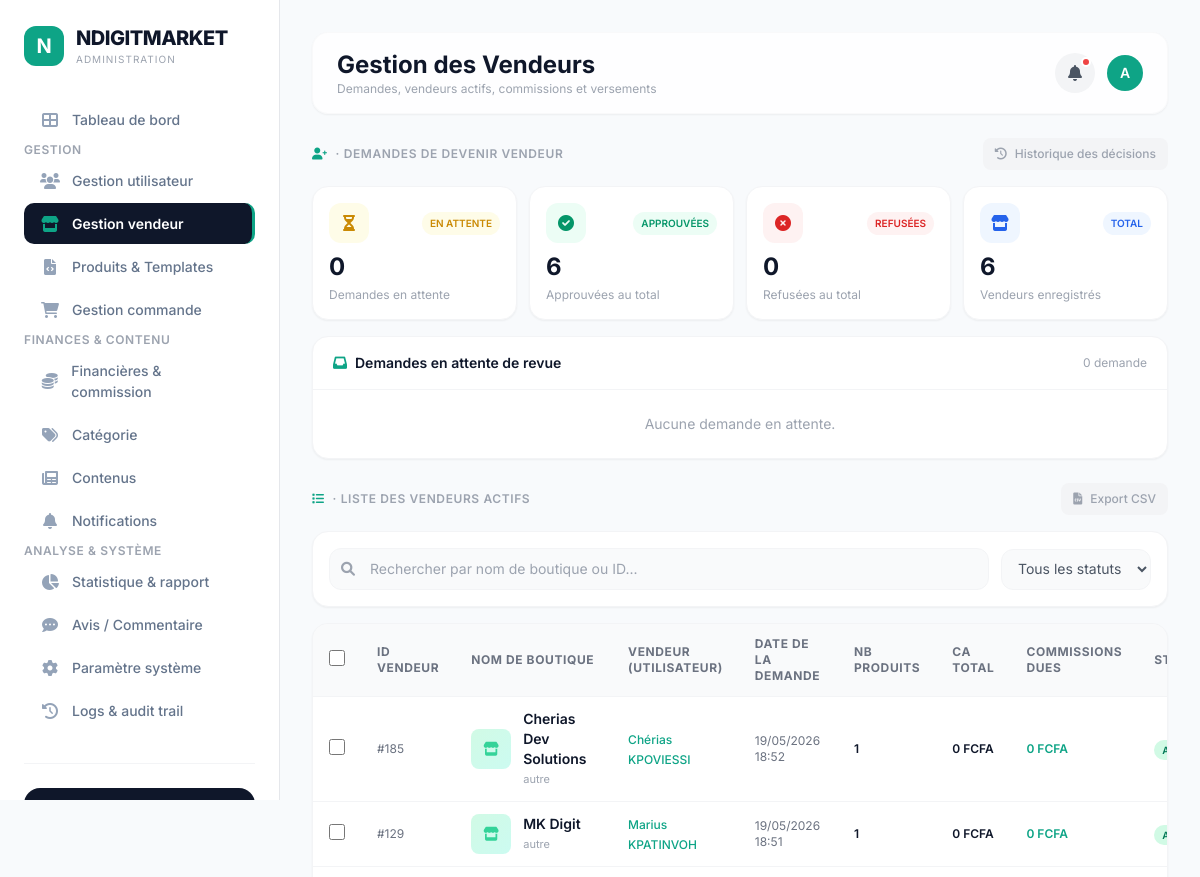
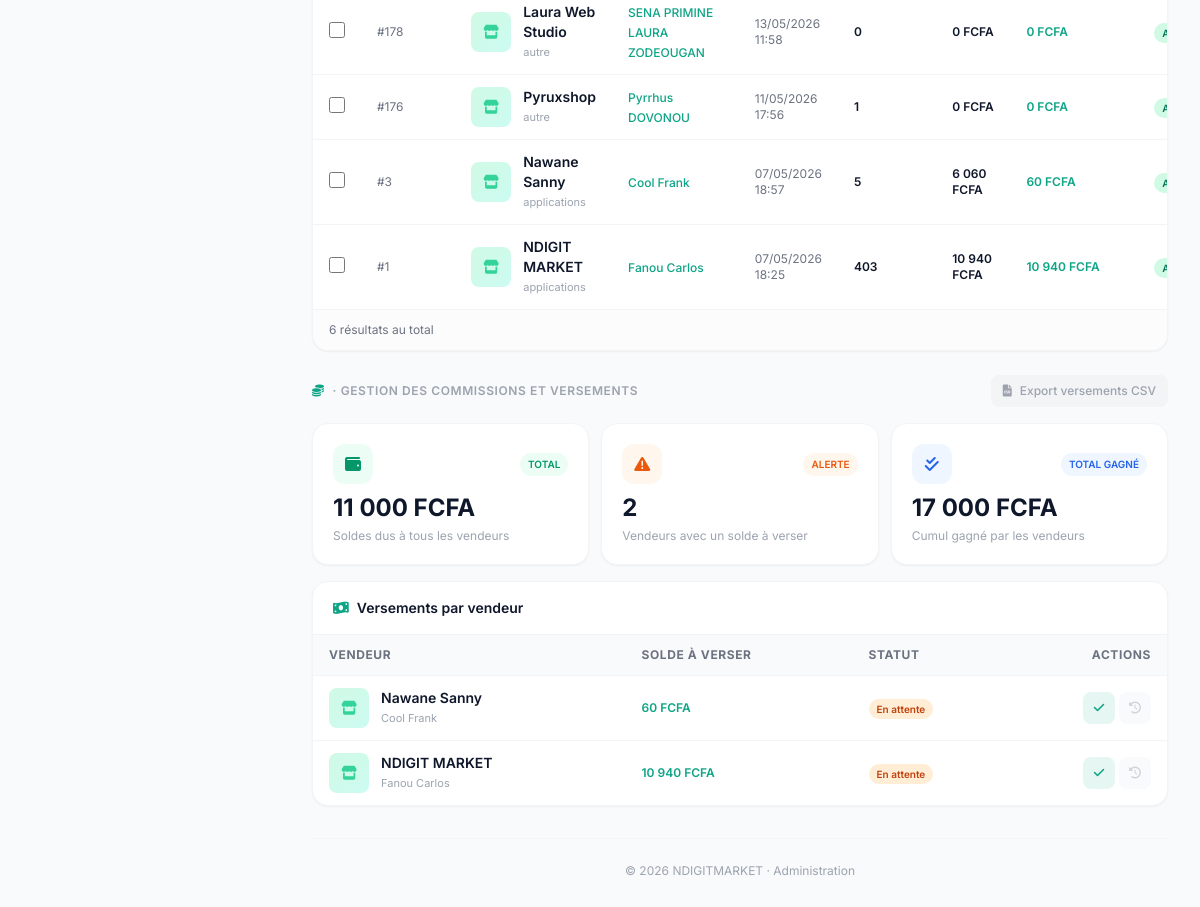
/index.php?route=admin/gestion-vendeur (signed in), run on the app's committed database (2 pictures, top to bottom).
### tables this page shows
CREATE TABLE `demandes_vendeur` (
  `id` int(11) NOT NULL,
  `id_uti` int(11) NOT NULL,
  `nom_boutique` varchar(255) NOT NULL,
  `description` text NOT NULL,
  `categorie` varchar(100) NOT NULL,
  `telephone` varchar(30) NOT NULL,
  `image_boutique` varchar(255) DEFAULT NULL,
  `adresse` varchar(255) DEFAULT NULL,
  `pays` varchar(50) DEFAULT 'Bénin',
  `statut` enum('en_attente','acceptee','refusee') NOT NULL DEFAULT 'en_attente',
  `date_demande` datetime NOT NULL
);

### App/Views/admin/gestion-vendeur.php (the view, shortened to what the rows shown need)
<!DOCTYPE html>
<html lang="fr">
<head>
    <script src="https://cdn.tailwindcss.com"></script>
    <link rel="stylesheet" href="../assets/CSS/app.css">
    <link rel="stylesheet" href="https://cdnjs.cloudflare.com/ajax/libs/font-awesome/6.0.0-beta3/css/all.min.css" />
</head>
<body>
    <?php
    require_once __DIR__ . '/../components/sidebar.php';
    ?>
    <main class="md:ml-[280px] min-h-screen p-4 md:p-8 transition-all">
        <header class="flex items-center justify-between mb-6 bg-white/80 backdrop-blur-sm sticky top-0 z-30 py-4 px-4 md:px-6 rounded-2xl shadow-sm border border-gray-100/50">
            <div class="flex items-center gap-4">
                <div>
                    <h2 class="text-xl md:text-2xl font-bold text-[#0F172A]">Gestion des Vendeurs</h2>
                </div>
            </div>
        </header>
        <section class="mb-6">
            <div class="bg-white rounded-2xl border border-gray-100 shadow-sm overflow-hidden" data-paginate data-page-size="25">
                <div class="overflow-x-auto">
                    <table class="w-full text-sm">
                        <thead class="bg-gray-50 border-b border-gray-100">
                            <tr class="text-left text-xs font-semibold text-gray-500 uppercase tracking-wider">
                                <th class="px-4 py-3 w-10"><input type="checkbox" data-bulk-master class="w-4 h-4 rounded border-gray-300"></th>
                                <th class="px-4 py-3">ID Vendeur</th>
                                <th class="px-4 py-3">Nom de boutique</th>
                                <th class="px-4 py-3">Vendeur (utilisateur)</th>
                                <th class="px-4 py-3">Date de la demande</th>
                                <th class="px-4 py-3">Nb produits</th>
                                <th class="px-4 py-3">CA total</th>
                                <th class="px-4 py-3">Commissions dues</th>
                                <th class="px-4 py-3">Statut</th>
                            </tr>
                        </thead>
                        <tbody class="divide-y divide-gray-100">
                            <?php if (empty($vendors)): ?>
                            <tr><td colspan="10" class="px-4 py-6 text-center text-sm text-gray-400">Aucun vendeur enregistré.</td></tr>
                            <?php else: foreach ($vendors as $v): ?>
                            <tr class="hover:bg-gray-50/50 transition">
                                <td class="px-4 py-3"><input type="checkbox" data-bulk-checkbox class="w-4 h-4 rounded border-gray-300" value="<?= (int) $v['id'] ?>"></td>
                                <td class="px-4 py-3 text-xs text-gray-500">#<?= (int) $v['id_uti'] ?></td>
                                <td class="px-4 py-3">
                                    <div class="flex items-center gap-3">
                                        <div class="w-10 h-10 bg-gradient-to-br from-emerald-100 to-teal-100 rounded-lg flex items-center justify-center flex-shrink-0">
                                            <i class="fas fa-store text-emerald-400"></i>
                                        </div>
                                        <div>
                                            <p class="font-semibold text-[#0F172A] text-sm"><?= htmlspecialchars($v['nom_boutique'] ?? 'N/A') ?></p>
                                            <p class="text-[11px] text-gray-400"><?= htmlspecialchars($v['categorie'] ?? '') ?></p>
                                        </div>
                                    </div>
                                </td>
                                <td class="px-4 py-3">
                                    <a href="mailto:<?= htmlspecialchars($v['email'] ?? '') ?>" class="text-xs text-[#0EA486] hover:underline font-medium"><?= htmlspecialchars($v['full_name']) ?></a>
                                </td>
                                <td class="px-4 py-3 text-xs text-gray-500"><?= htmlspecialchars($v['date_formatted']) ?></td>
                                <td class="px-4 py-3 text-xs font-semibold text-[#0F172A]"><?= (int) $v['nb_produits'] ?></td>
                                <td class="px-4 py-3 text-xs font-semibold text-[#0F172A]"><?= htmlspecialchars($v['total_gagne_formatted']) ?></td>
                                <td class="px-4 py-3 text-xs font-semibold text-[#0EA486]"><?= htmlspecialchars($v['solde_formatted']) ?></td>
                                <td class="px-4 py-3">
                                    <?php $vColor = ['success' => 'emerald', 'warning' => 'yellow', 'danger' => 'red', 'secondary' => 'gray'][$v['statut_class']] ?? 'gray'; ?>
                                    <span class="text-[10px] font-semibold text-<?= $vColor ?>-700 bg-<?= $vColor ?>-100 px-2 py-1 rounded-full"><?= htmlspecialchars($v['statut_label']) ?></span>
                                </td>
                            </tr>
                            <?php endforeach; endif; ?>
                        </tbody>
                    </table>
                </div>
            </div>
        </section>
        <section class="mb-8">
            <?php
                $vendorsWithBalance = array_filter($vendors, fn($v) => (float) $v['solde_portefeuille'] > 0);
            ?>
            <div class="bg-white rounded-2xl border border-gray-100 shadow-sm overflow-hidden">
                <div class="overflow-x-auto">
                    <table class="w-full text-sm">
                        <thead class="bg-gray-50 border-b border-gray-100">
                            <tr class="text-left text-xs font-semibold text-gray-500 uppercase tracking-wider">
                                <th class="px-4 py-3">Vendeur</th>
                                <th class="px-4 py-3">Solde à verser</th>
                                <th class="px-4 py-3">Statut</th>
                                <th class="px-4 py-3 text-right">Actions</th>
                            </tr>
                        </thead>
                        <tbody class="divide-y divide-gray-100">
                            <?php if (empty($vendorsWithBalance)): ?>
                            <tr><td colspan="4" class="px-4 py-6 text-center text-sm text-gray-400">Aucun versement en attente.</td></tr>
                            <?php else: foreach ($vendorsWithBalance as $v): ?>
                            <tr class="hover:bg-gray-50/50 transition">
                                <td class="px-4 py-3">
                                    <div class="flex items-center gap-3">
                                        <div class="w-10 h-10 bg-gradient-to-br from-emerald-100 to-teal-100 rounded-lg flex items-center justify-center flex-shrink-0">
                                            <i class="fas fa-store text-emerald-400"></i>
                                        </div>
                                        <div>
                                            <p class="font-semibold text-[#0F172A] text-sm"><?= htmlspecialchars($v['nom_boutique'] ?? 'N/A') ?></p>
                                            <p class="text-[11px] text-gray-400"><?= htmlspecialchars($v['full_name']) ?></p>
                                        </div>
                                    </div>
                                </td>
                                <td class="px-4 py-3 text-xs font-semibold text-[#0EA486]"><?= htmlspecialchars($v['solde_formatted']) ?></td>
                                <td class="px-4 py-3">
                                    <span class="text-[10px] font-semibold text-orange-700 bg-orange-100 px-2 py-1 rounded-full">En attente</span>
                                </td>
                                <td class="px-4 py-3">
                                    <div class="flex items-center justify-end gap-1">
                                        <button data-open-modal="paymentModal" data-id="<?= (int) $v['id'] ?>"
                                                class="w-8 h-8 rounded-lg bg-[#0EA486]/10 text-[#0EA486] hover:bg-[#0EA486] hover:text-white flex items-center justify-center transition" title="Marquer versement effectué">
                                            <i class="fas fa-check text-xs"></i>
                                        </button>
                                        <button disabled title="Non implémenté côté serveur"
                                                class="w-8 h-8 rounded-lg bg-gray-50 text-gray-300 flex items-center justify-center cursor-not-allowed" title="Historique">
                                            <i class="fas fa-history text-xs"></i>
                                        </button>
                                    </div>
                                </td>
                            </tr>
                            <?php endforeach; endif; ?>
                        </tbody>
                    </table>
                </div>
            </div>
        </section>
    </main>
</body>
</html>

### data on the page
demandes_vendeur: id_uti "185", nom_boutique "Cherias Dev Solutions", categorie "autre", full_name "Chérias KPOVIESSI", date_formatted "19/05/2026 18:52", nb_produits "1", total_gagne_formatted "0 FCFA", solde_formatted "0 FCFA"
demandes_vendeur: id_uti "129", nom_boutique "MK Digit", categorie "autre", full_name "Marius KPATINVOH", date_formatted "19/05/2026 18:51", nb_produits "1", total_gagne_formatted "0 FCFA", solde_formatted "0 FCFA"
demandes_vendeur: id_uti "178", nom_boutique "Laura Web Studio", categorie "autre", full_name "SENA PRIMINE LAURA ZODEOUGAN", date_formatted "13/05/2026 11:58", nb_produits "0", total_gagne_formatted "0 FCFA", solde_formatted "0 FCFA"
demandes_vendeur: id_uti "176", nom_boutique "Pyruxshop", categorie "autre", full_name "Pyrrhus DOVONOU", date_formatted "11/05/2026 17:56", nb_produits "1", total_gagne_formatted "0 FCFA", solde_formatted "0 FCFA"
demandes_vendeur: id_uti "3", nom_boutique "Nawane Sanny", categorie "applications", full_name "Cool Frank", date_formatted "07/05/2026 18:57", nb_produits "5", total_gagne_formatted "6 060 FCFA", solde_formatted "60 FCFA"
demandes_vendeur: id_uti "1", nom_boutique "NDIGIT MARKET", categorie "applications", full_name "Fanou Carlos", date_formatted "07/05/2026 18:25", nb_produits "403", total_gagne_formatted "10 940 FCFA", solde_formatted "10 940 FCFA"

### other printed values
count($pendingVendors) "0"
count($acceptedVendors) "6"
count($refusedVendors) "0"
$totalVendors "6"
$this->formatCurrency((float) $totalDue) "11 000 FCFA"
count($vendorsWithBalance) "2"
